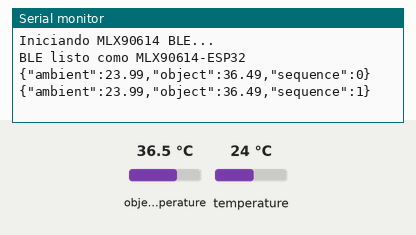
Recording of a sketch running on a simulated ESP32. Parts: the last lines printed to the serial monitor. Inputs (shaded band) come from the test bench; at power-on: object temperature 36.5 °C, temperature 24 °C. Nothing arrives over Bluetooth unless stated; a phone connects over Bluetooth LE 3 s after start.

Above: at 2.2 s.
2.3 s: object temperature set to 20 °C
At 3.7 s:
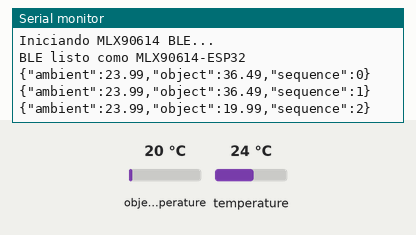
5.5 s: temperature set to 12 °C
At 6.8 s:
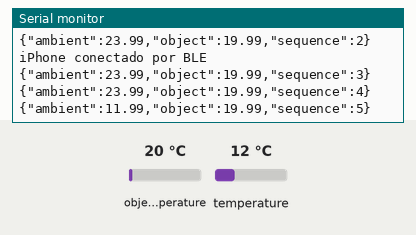
7.0 s: object temperature set to 26 °C
At 7.8 s:
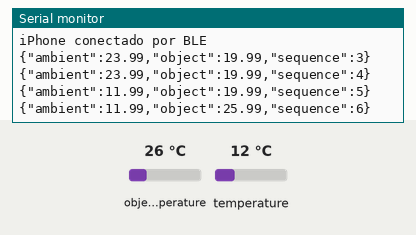
Timing chart, 0 to 10.0 s (numbered marks = the images above; inputs shaded):
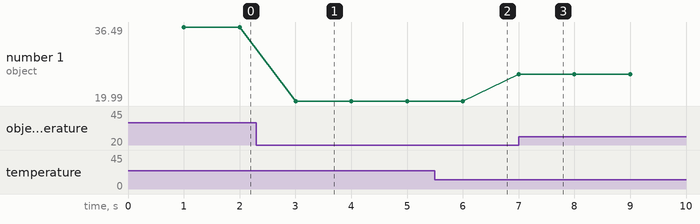

Measured:
- after the input at 2.3 s, the serial monitor: prints a new line after 0.70 s (image 1)
- after the input at 5.5 s, the serial monitor: prints a new line after 0.50 s (image 2)
- after the input at 7.0 s, the serial monitor: prints a new line at once (image 3)
- plotted number 1: 36.49 → 19.99 after the input at 2.3 s, 19.99 → 25.99 after the input at 7.0 s

The sketch:

esp32_mlx90614_ble.ino
```cpp
/*
  MLX90614 -> iPhone por Bluetooth Low Energy

  Librerías necesarias en Arduino IDE:
  - Adafruit MLX90614
  - ESP32 by Espressif Systems (incluye BLEDevice)

  Este sketch no usa Wi-Fi, MQTT ni Mosquitto. El iPhone recibe cada lectura
  por una característica GATT con notificaciones.
*/

#include <Wire.h>
#include <Adafruit_MLX90614.h>
#include <BLEDevice.h>
#include <BLEUtils.h>
#include <BLEServer.h>
#include <BLE2902.h>

constexpr char DEVICE_NAME[] = "MLX90614-ESP32";
constexpr char SERVICE_UUID[] = "8c4db1e6-63ec-4d5b-9389-1d9b29d2f201";
constexpr char READING_CHARACTERISTIC_UUID[] = "8c4db1e6-63ec-4d5b-9389-1d9b29d2f202";

Adafruit_MLX90614 mlx = Adafruit_MLX90614();
BLECharacteristic* readingCharacteristic = nullptr;
bool deviceConnected = false;
uint32_t sequence = 0;
uint32_t lastMeasurementAt = 0;

class ServerCallbacks : public BLEServerCallbacks {
  void onConnect(BLEServer*) override {
    deviceConnected = true;
    Serial.println("iPhone conectado por BLE");
  }

  void onDisconnect(BLEServer* server) override {
    deviceConnected = false;
    Serial.println("iPhone desconectado; reanudando anuncio BLE");
    server->startAdvertising();
  }
};

void setup() {
  Serial.begin(115200);
  delay(1000);
  Wire.begin(21, 22);

  Serial.println("Iniciando MLX90614 BLE...");
  if (!mlx.begin()) {
    Serial.println("ERROR: No se encontró el sensor MLX90614");
    while (true) delay(1000);
  }

  BLEDevice::init(DEVICE_NAME);
  BLEServer* server = BLEDevice::createServer();
  server->setCallbacks(new ServerCallbacks());
  BLEService* service = server->createService(SERVICE_UUID);
  readingCharacteristic = service->createCharacteristic(
    READING_CHARACTERISTIC_UUID,
    BLECharacteristic::PROPERTY_READ | BLECharacteristic::PROPERTY_NOTIFY
  );
  readingCharacteristic->addDescriptor(new BLE2902());
  readingCharacteristic->setValue("{\"ambient\":0,\"object\":0,\"sequence\":0}");
  service->start();

  BLEAdvertising* advertising = BLEDevice::getAdvertising();
  advertising->addServiceUUID(SERVICE_UUID);
  advertising->setScanResponse(true);
  advertising->setMinPreferred(0x06);
  advertising->setMaxPreferred(0x12);
  BLEDevice::startAdvertising();
  Serial.printf("BLE listo como %s\n", DEVICE_NAME);
}

void loop() {
  if (millis() - lastMeasurementAt < 1000) return;
  lastMeasurementAt = millis();

  const float ambient = mlx.readAmbientTempC();
  const float object = mlx.readObjectTempC();
  if (isnan(ambient) || isnan(object)) {
    Serial.println("Lectura inválida del MLX90614");
    return;
  }

  char payload[100];
  snprintf(payload, sizeof(payload),
    "{\"ambient\":%.2f,\"object\":%.2f,\"sequence\":%lu}",
    ambient, object, static_cast<unsigned long>(sequence++)
  );
  readingCharacteristic->setValue(reinterpret_cast<uint8_t*>(payload), strlen(payload));
  if (deviceConnected) readingCharacteristic->notify();

  Serial.println(payload);
}
```
